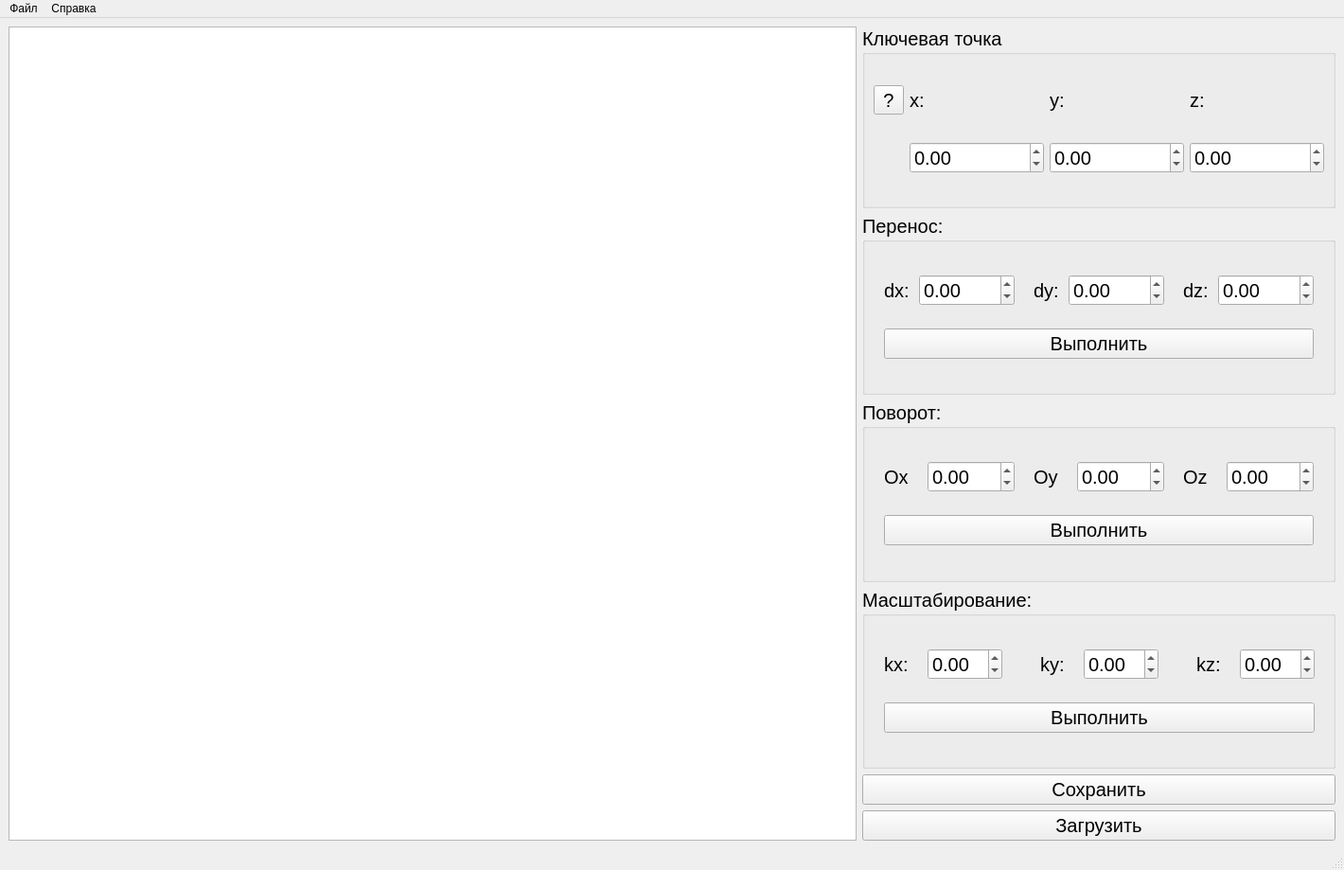
<?xml version="1.0" encoding="UTF-8"?>
<ui version="4.0">
 <class>MainWindow</class>
 <widget class="QMainWindow" name="MainWindow">
  <property name="geometry">
   <rect>
    <x>0</x>
    <y>0</y>
    <width>1420</width>
    <height>919</height>
   </rect>
  </property>
  <property name="windowTitle">
   <string>MainWindow</string>
  </property>
  <widget class="QWidget" name="centralwidget">
   <layout class="QGridLayout" name="gridLayout_4">
    <item row="4" column="1">
     <widget class="QGroupBox" name="groupBox_3">
      <property name="maximumSize">
       <size>
        <width>500</width>
        <height>16777215</height>
       </size>
      </property>
      <property name="font">
       <font>
        <pointsize>15</pointsize>
       </font>
      </property>
      <property name="title">
       <string>Масштабирование:</string>
      </property>
      <layout class="QGridLayout" name="gridLayout_3">
       <property name="leftMargin">
        <number>20</number>
       </property>
       <property name="topMargin">
        <number>20</number>
       </property>
       <property name="rightMargin">
        <number>20</number>
       </property>
       <property name="bottomMargin">
        <number>20</number>
       </property>
       <property name="horizontalSpacing">
        <number>20</number>
       </property>
       <property name="verticalSpacing">
        <number>10</number>
       </property>
       <item row="0" column="1">
        <widget class="QDoubleSpinBox" name="kxBox">
         <property name="minimum">
          <double>-1000.000000000000000</double>
         </property>
         <property name="maximum">
          <double>1000.000000000000000</double>
         </property>
         <property name="stepType">
          <enum>QAbstractSpinBox::DefaultStepType</enum>
         </property>
        </widget>
       </item>
       <item row="0" column="4">
        <widget class="QDoubleSpinBox" name="kyBox">
         <property name="minimum">
          <double>-1000.000000000000000</double>
         </property>
         <property name="maximum">
          <double>1000.000000000000000</double>
         </property>
        </widget>
       </item>
       <item row="0" column="7">
        <widget class="QDoubleSpinBox" name="kzBox">
         <property name="minimum">
          <double>-1000.000000000000000</double>
         </property>
         <property name="value">
          <double>0.000000000000000</double>
         </property>
        </widget>
       </item>
       <item row="0" column="0">
        <widget class="QLabel" name="label_7">
         <property name="text">
          <string>kx:</string>
         </property>
        </widget>
       </item>
       <item row="0" column="3">
        <widget class="QLabel" name="label_8">
         <property name="text">
          <string>ky:</string>
         </property>
        </widget>
       </item>
       <item row="0" column="6">
        <widget class="QLabel" name="label_9">
         <property name="text">
          <string>kz:</string>
         </property>
        </widget>
       </item>
       <item row="1" column="0" colspan="8">
        <widget class="QPushButton" name="scaleButton">
         <property name="font">
          <font>
           <pointsize>15</pointsize>
          </font>
         </property>
         <property name="text">
          <string>Выполнить</string>
         </property>
        </widget>
       </item>
      </layout>
     </widget>
    </item>
    <item row="2" column="1">
     <widget class="QGroupBox" name="groupBox">
      <property name="maximumSize">
       <size>
        <width>500</width>
        <height>16777215</height>
       </size>
      </property>
      <property name="font">
       <font>
        <pointsize>15</pointsize>
       </font>
      </property>
      <property name="title">
       <string>Перенос:</string>
      </property>
      <layout class="QGridLayout" name="gridLayout_2" rowstretch="0,0">
       <property name="leftMargin">
        <number>20</number>
       </property>
       <property name="topMargin">
        <number>20</number>
       </property>
       <property name="rightMargin">
        <number>20</number>
       </property>
       <property name="bottomMargin">
        <number>20</number>
       </property>
       <property name="spacing">
        <number>10</number>
       </property>
       <item row="0" column="0">
        <widget class="QLabel" name="label">
         <property name="text">
          <string>dx:</string>
         </property>
        </widget>
       </item>
       <item row="0" column="3">
        <widget class="QLabel" name="label_2">
         <property name="text">
          <string>dy:</string>
         </property>
        </widget>
       </item>
       <item row="0" column="6">
        <widget class="QLabel" name="label_3">
         <property name="text">
          <string>dz:</string>
         </property>
        </widget>
       </item>
       <item row="0" column="4">
        <widget class="QDoubleSpinBox" name="dyBox">
         <property name="minimum">
          <double>-1000.000000000000000</double>
         </property>
         <property name="maximum">
          <double>1000.000000000000000</double>
         </property>
        </widget>
       </item>
       <item row="0" column="1">
        <widget class="QDoubleSpinBox" name="dxBox">
         <property name="minimum">
          <double>-1000.000000000000000</double>
         </property>
         <property name="maximum">
          <double>1000.000000000000000</double>
         </property>
        </widget>
       </item>
       <item row="0" column="7">
        <widget class="QDoubleSpinBox" name="dzBox">
         <property name="minimum">
          <double>-1000.000000000000000</double>
         </property>
         <property name="maximum">
          <double>1000.000000000000000</double>
         </property>
        </widget>
       </item>
       <item row="1" column="0" colspan="8">
        <widget class="QPushButton" name="moveButton">
         <property name="font">
          <font>
           <pointsize>15</pointsize>
          </font>
         </property>
         <property name="text">
          <string>Выполнить</string>
         </property>
        </widget>
       </item>
      </layout>
     </widget>
    </item>
    <item row="1" column="1">
     <widget class="QGroupBox" name="groupBox_4">
      <property name="maximumSize">
       <size>
        <width>500</width>
        <height>2000</height>
       </size>
      </property>
      <property name="font">
       <font>
        <pointsize>15</pointsize>
       </font>
      </property>
      <property name="title">
       <string>Ключевая точка</string>
      </property>
      <layout class="QGridLayout" name="gridLayout_5">
       <item row="0" column="5">
        <widget class="QLabel" name="label_12">
         <property name="text">
          <string>z:</string>
         </property>
        </widget>
       </item>
       <item row="0" column="0">
        <widget class="QToolButton" name="toolButton">
         <property name="text">
          <string>?</string>
         </property>
        </widget>
       </item>
       <item row="1" column="5">
        <widget class="QDoubleSpinBox" name="xBox">
         <property name="minimum">
          <double>-1000.000000000000000</double>
         </property>
         <property name="maximum">
          <double>1000.000000000000000</double>
         </property>
        </widget>
       </item>
       <item row="0" column="1">
        <widget class="QLabel" name="label_10">
         <property name="text">
          <string>x:</string>
         </property>
        </widget>
       </item>
       <item row="1" column="3">
        <widget class="QDoubleSpinBox" name="zBox">
         <property name="minimum">
          <double>-1000.000000000000000</double>
         </property>
         <property name="maximum">
          <double>1000.000000000000000</double>
         </property>
        </widget>
       </item>
       <item row="0" column="3">
        <widget class="QLabel" name="label_11">
         <property name="text">
          <string>y:</string>
         </property>
        </widget>
       </item>
       <item row="1" column="1">
        <widget class="QDoubleSpinBox" name="yBox">
         <property name="minimum">
          <double>-1000.000000000000000</double>
         </property>
         <property name="value">
          <double>0.000000000000000</double>
         </property>
        </widget>
       </item>
      </layout>
     </widget>
    </item>
    <item row="5" column="1">
     <widget class="QPushButton" name="saveButton">
      <property name="font">
       <font>
        <pointsize>15</pointsize>
       </font>
      </property>
      <property name="text">
       <string>Сохранить</string>
      </property>
     </widget>
    </item>
    <item row="3" column="1">
     <widget class="QGroupBox" name="groupBox_2">
      <property name="maximumSize">
       <size>
        <width>500</width>
        <height>16777215</height>
       </size>
      </property>
      <property name="font">
       <font>
        <pointsize>15</pointsize>
       </font>
      </property>
      <property name="title">
       <string>Поворот:</string>
      </property>
      <layout class="QGridLayout" name="gridLayout">
       <property name="leftMargin">
        <number>20</number>
       </property>
       <property name="topMargin">
        <number>20</number>
       </property>
       <property name="rightMargin">
        <number>20</number>
       </property>
       <property name="bottomMargin">
        <number>20</number>
       </property>
       <property name="horizontalSpacing">
        <number>20</number>
       </property>
       <property name="verticalSpacing">
        <number>10</number>
       </property>
       <item row="0" column="0">
        <widget class="QLabel" name="label_4">
         <property name="text">
          <string>Ox</string>
         </property>
        </widget>
       </item>
       <item row="0" column="3">
        <widget class="QDoubleSpinBox" name="yAngleBox">
         <property name="minimum">
          <double>-1000.000000000000000</double>
         </property>
         <property name="maximum">
          <double>1000.000000000000000</double>
         </property>
        </widget>
       </item>
       <item row="0" column="4">
        <widget class="QLabel" name="label_6">
         <property name="text">
          <string>Oz</string>
         </property>
        </widget>
       </item>
       <item row="0" column="1">
        <widget class="QDoubleSpinBox" name="xAngleBox">
         <property name="minimum">
          <double>-1000.000000000000000</double>
         </property>
         <property name="maximum">
          <double>1000.000000000000000</double>
         </property>
        </widget>
       </item>
       <item row="0" column="2">
        <widget class="QLabel" name="label_5">
         <property name="text">
          <string>Oy</string>
         </property>
        </widget>
       </item>
       <item row="0" column="5">
        <widget class="QDoubleSpinBox" name="zAngleBox">
         <property name="minimum">
          <double>-1000.000000000000000</double>
         </property>
         <property name="maximum">
          <double>1000.000000000000000</double>
         </property>
        </widget>
       </item>
       <item row="1" column="0" colspan="6">
        <widget class="QPushButton" name="rotateButton">
         <property name="font">
          <font>
           <pointsize>15</pointsize>
          </font>
         </property>
         <property name="text">
          <string>Выполнить</string>
         </property>
        </widget>
       </item>
      </layout>
     </widget>
    </item>
    <item row="6" column="1">
     <widget class="QPushButton" name="loadButton">
      <property name="font">
       <font>
        <pointsize>15</pointsize>
       </font>
      </property>
      <property name="text">
       <string>Загрузить</string>
      </property>
      <property name="shortcut">
       <string>Ctrl+S</string>
      </property>
     </widget>
    </item>
    <item row="1" column="0" rowspan="6">
     <widget class="QGraphicsView" name="graphicsView"/>
    </item>
   </layout>
  </widget>
  <widget class="QMenuBar" name="menubar">
   <property name="geometry">
    <rect>
     <x>0</x>
     <y>0</y>
     <width>1420</width>
     <height>25</height>
    </rect>
   </property>
   <widget class="QMenu" name="menu">
    <property name="title">
     <string>Справка</string>
    </property>
    <addaction name="progInfo"/>
    <addaction name="inputInfo"/>
    <addaction name="authorInfo"/>
    <addaction name="separator"/>
   </widget>
   <widget class="QMenu" name="menu_2">
    <property name="title">
     <string>Файл</string>
    </property>
    <addaction name="loadAction"/>
    <addaction name="saveAction"/>
    <addaction name="separator"/>
    <addaction name="exitAction"/>
   </widget>
   <addaction name="menu_2"/>
   <addaction name="menu"/>
  </widget>
  <widget class="QStatusBar" name="statusbar"/>
  <action name="progInfo">
   <property name="text">
    <string>О программе</string>
   </property>
  </action>
  <action name="authorInfo">
   <property name="text">
    <string>Об авторе</string>
   </property>
  </action>
  <action name="action_4">
   <property name="text">
    <string>Выход</string>
   </property>
  </action>
  <action name="loadAction">
   <property name="text">
    <string>Загрузить</string>
   </property>
   <property name="shortcut">
    <string>Ctrl+O</string>
   </property>
  </action>
  <action name="saveAction">
   <property name="text">
    <string>Сохранить</string>
   </property>
   <property name="shortcut">
    <string>Ctrl+S</string>
   </property>
  </action>
  <action name="exitAction">
   <property name="text">
    <string>Выход</string>
   </property>
   <property name="shortcut">
    <string>Ctrl+Q</string>
   </property>
  </action>
  <action name="inputInfo">
   <property name="text">
    <string>О входных данных</string>
   </property>
  </action>
 </widget>
 <resources/>
 <connections/>
</ui>
